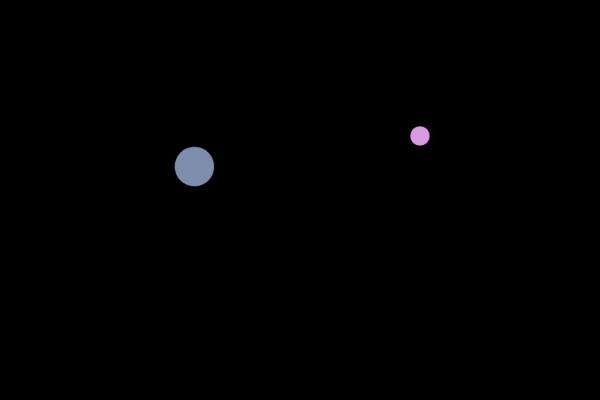
Frame 1 (no input)
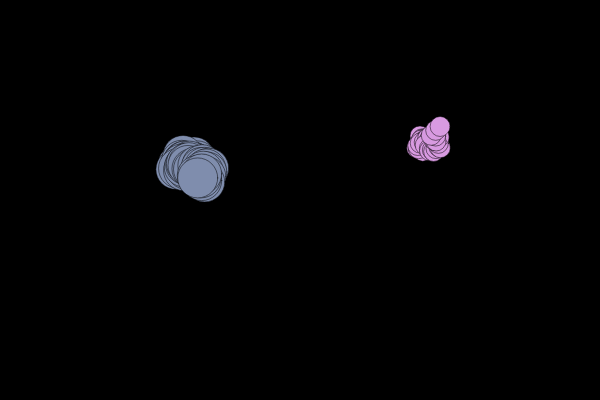
Frame 60 (no input)
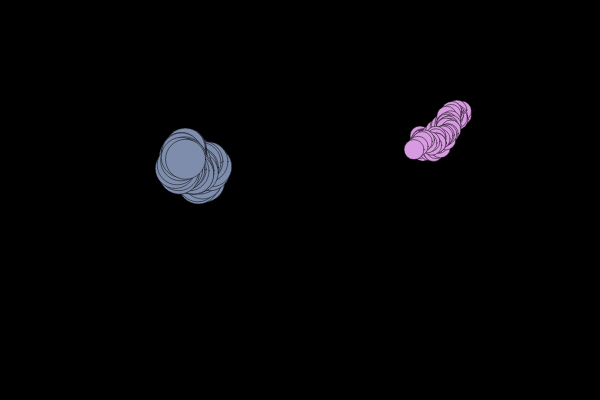
Frame 120 (the mouse pressed at the canvas centre since frame 60)

The p5.js sketch that drew these frames (run headless with seeded random() and noise() and a simulated clock; from frame 60 on, the mouse is pressed at the canvas centre):

// p5.js sketch
// ── sketch.js
let ball_a, ball_b;
let stop_move = 0;

class chaos {
  constructor(R) { //R, G, B, A=0) {
    this.radius = R;
    this.x = random(this.radius, width - this.radius) //width / 2;
    this.y = random(this.radius, width - this.radius) //height / 2;
    this.r = random(100, 255);
    this.g = random(100, 255);
    this.b = random(100, 255);
  }
  move() { //'this' refers to ANY object created under the class 
    this.x += random(-5, 5);
    this.y += random(-5, 5);

    if (this.x < this.radius || this.x > width - this.radius)
      this.x = width / 2;
    if (this.y < this.radius || this.y > height - this.radius)
      this.y = height / 2;
  }
  disp() {
    fill(this.r, this.g, this.b);
    strokeWeight(0.5);
    circle(this.x, this.y, this.radius);
  }
}

function setup() {
  //half window resolution -> 767x712
  //4:3 resolution -> 750x563
  //3:2 resolution -> 600x400
  createCanvas(600, 400);
  background(0);
  ball_a = new chaos(20);
  ball_b = new chaos(40);
}

function draw() {
  //background(0);
  ball_a.disp();
  ball_b.disp();

  if (stop_move == 0) {
    ball_a.move();
    ball_b.move();
  }
}

function mouseClicked() {
  if (stop_move == 0)
    stop_move = 1;
  else if (stop_move == 1) {
    stop_move = 0;
    frameRate(60);
  }
}
// ── style.css
html/*, body {
  margin: 0;
  padding: 0;
}*/
canvas {
  display: block;
}
